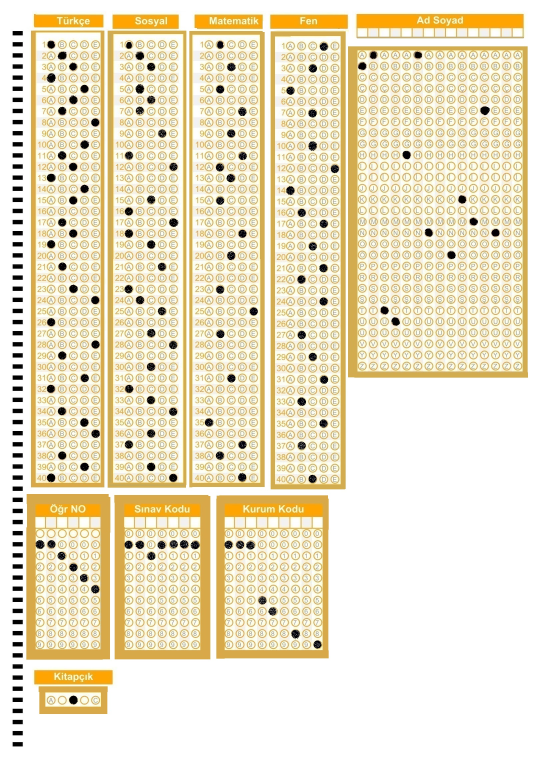
#> input picture v3/bionluk.jpg, 1653 x 2339 px (shown at 1/3 size)
$ python gosterme_olmadan.py
#> lines starting #> are read from the running program, lines starting #| are printed output that depends on the picture; after the words box and inside, x2 and y2 are one past the last pixel; in counts of white or black regions, pixels touching at a corner belong together
### v3/utils.py
# -*- coding: utf-8 -*-
"""
Created on Sun Jan 24 13:38:45 2021

@author: yazılım
"""


"""

utils

"""

import cv2

import numpy as np

## TO STACK ALL THE IMAGES IN ONE WINDOW
# [35 lines left out: function stackImages, not called in this run]

def reorder(myPoints):

    myPoints = myPoints.reshape((4, 2)) # REMOVE EXTRA BRACKET
    #print(myPoints)
    myPointsNew = np.zeros((4, 1, 2), np.int32) # NEW MATRIX WITH ARRANGED POINTS
    add = myPoints.sum(1)
    #print(add)
    #print(np.argmax(add))
    myPointsNew[0] = myPoints[np.argmin(add)]  #[0,0]
    myPointsNew[3] =myPoints[np.argmax(add)]   #[w,h]
    diff = np.diff(myPoints, axis=1)
    myPointsNew[1] =myPoints[np.argmin(diff)]  #[w,0]
    myPointsNew[2] = myPoints[np.argmax(diff)] #[h,0]
    #print(diff)

    return myPointsNew

def rectContour(contours):

    rectCon = []
    max_area = 0
    for i in contours:
        area = cv2.contourArea(i)
        #print(area)
        if area > 50:
            peri = cv2.arcLength(i, True)
            approx = cv2.approxPolyDP(i, 0.02 * peri, True)
            #print("koşeler:",len(approx))
            if len(approx) == 4:
                rectCon.append(i)
    #print(rectCon)
    rectCon = sorted(rectCon, key=cv2.contourArea,reverse=True)
    #print(len(rectCon))
    return rectCon

def getCornerPoints(cont):
    peri = cv2.arcLength(cont, True) # LENGTH OF CONTOUR
    approx = cv2.approxPolyDP(cont, 0.02 * peri, True) # APPROXIMATE THE POLY TO GET CORNER POINTS
    return approx

# [47 lines left out: functions splitBoxes, drawGrid, showAnswers, not called in this run]

### v3/gosterme_olmadan.py
# -*- coding: utf-8 -*-
"""
Created on Thu Jan 28 15:54:59 2021

@author: yazılım
"""


"""

Hepsi


"""


from imutils.perspective import four_point_transform
from imutils import contours
import numpy as np
import argparse
import imutils
import cv2
import utils


sozluk={"0":"a",
"1":"b",
"2":"c",
"3":"ç",
"4":"d",
"5":"e",
"6":"f",
"7":"g",
"8":"ğ",
"9":"h",
"10":"ı",
"11":"i",
"12":"j",
"13":"k",
"14":"l",
"15":"m",
"16":"n",
"17":"o",
"18":"ö",
"19":"p",
"20":"r",
"21":"s",
"22":"ş",
"23":"t",
"24":"u",
"25":"ü",
"26":"v",
"27":"y",
"28":"z"}


path = "bionluk.jpg"

heightImg = 700
widthImg  = 700

img= cv2.imread(path)
#> img is the input picture: shape (2339, 1653, 3); mean B, G, R 202.7, 228.6, 237.6

#hazırlık ^^^^^^^^^^^^
img= cv2.resize(img,(widthImg,heightImg))
#> img: shape (700, 700, 3)

imgContours = img.copy()
imgBiggestContours = img.copy()

imgGray = cv2.cvtColor(img,cv2.COLOR_BGR2GRAY)
imgBlur = cv2.GaussianBlur(imgGray,(5,5),1)
imgCanny = cv2.Canny(imgBlur,10,50)
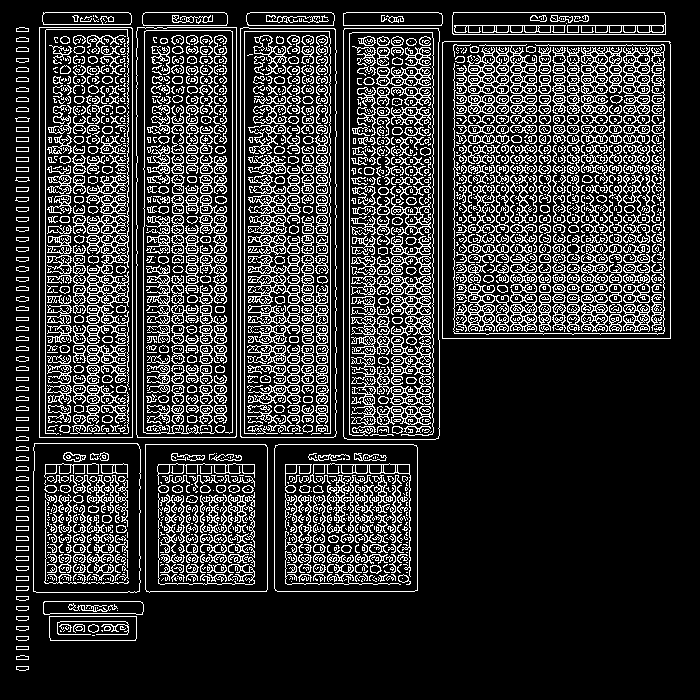
#> imgCanny: shape (700, 700); 19.3% white in thin lines or dots, all inside (x1, y1, x2, y2) = (15, 12, 671, 671)

contours, hierarchy = cv2.findContours(imgCanny,cv2.RETR_EXTERNAL,cv2.CHAIN_APPROX_NONE)
#> contours = 80 contours; largest, box (x1, y1, x2, y2) and area: (442, 41, 671, 339) 67713, (136, 27, 237, 438) 40946, (343, 28, 440, 440) 39142, (240, 27, 337, 438) 38928, (39, 27, 133, 438) 38130
cv2.drawContours(imgContours,contours,-1,(0,255,0),10)
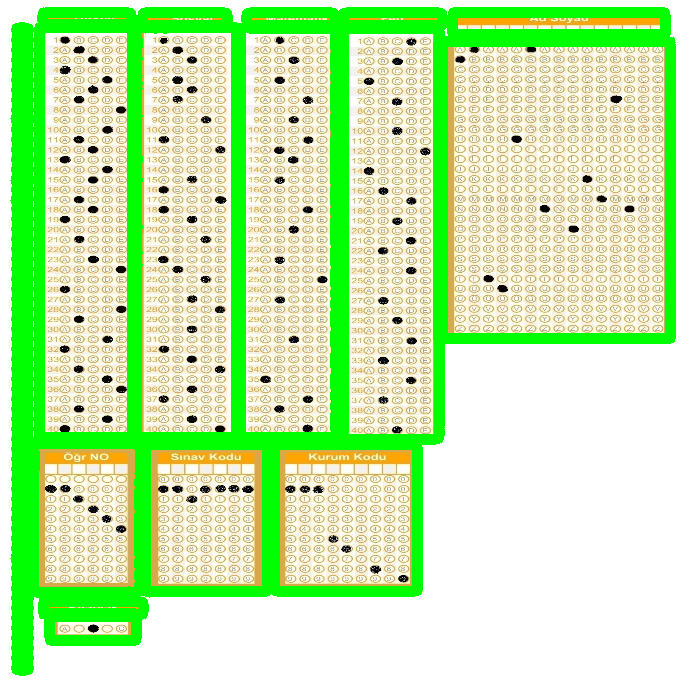
#> imgContours: shape (700, 700, 3); mean B, G, R 174.3, 237.4, 196.7
rectCon= utils.rectContour(contours)
#> the loop in rectContour, `for i in contours:` made 80 passes
#> (area, peri, approx) on passes 6, 9, 26, 27, 28, 69: (2084, 220.8, [[49, 616], [50, 640], [136, 638], [136, 616]]), (1206.5, 223.9, [[43, 602], [44, 614], [143, 611], [140, 601]]), (21003.5, 575.9, [[275, 445], [275, 590], [417, 590], [416, 445]]), (17929, 536.5, [[145, 444], [146, 591], [266, 591], [266, 445]]), (15803.5, 515.4, [[34, 443], [33, 591], [139, 591], [138, 444]]), (67713, 1049.7, [[442, 42], [442, 338], [670, 338], [670, 42]])
#> after the loop in rectContour, `for i in contours:`: rectCon = 15 contours; largest, box (x1, y1, x2, y2) and area: (442, 41, 671, 339) 67713, (136, 27, 237, 438) 40946, (343, 28, 440, 440) 39142, (240, 27, 337, 438) 38928, (39, 27, 133, 438) 38130

#cv2.imshow("gosterme paper", imgContours)
#cv2.waitKey(0)

#ad-soyad kısmı
biggestContour_1 = utils.getCornerPoints(rectCon[0])
#> in getCornerPoints, `peri = cv2.arcLength(cont, True)`: peri = 1049.7
#> in getCornerPoints, `approx = cv2.approxPolyDP(cont, 0.02 * peri, True)`: approx = [[442, 42], [442, 338], [670, 338], [670, 42]]
#> biggestContour_1 = [[442, 42], [442, 338], [670, 338], [670, 42]]
#sosyal kısmı
biggestContour_2 = utils.getCornerPoints(rectCon[1])
#> biggestContour_2 = [[137, 27], [136, 434], [235, 437], [236, 27]]
#fen kısmı
biggestContour_3=utils.getCornerPoints(rectCon[2])
#> biggestContour_3 = [[344, 28], [343, 436], [435, 439], [439, 31]]
#matematik
biggestContour_4=utils.getCornerPoints(rectCon[3])
#> biggestContour_4 = [[243, 27], [240, 436], [333, 437], [335, 29]]
#Türkçe kısmı
biggestContour_5=utils.getCornerPoints(rectCon[4])
#> biggestContour_5 = [[39, 27], [39, 437], [132, 437], [132, 28]]
#Kurum kodu
biggestContour_6=utils.getCornerPoints(rectCon[5])
#> biggestContour_6 = [[275, 445], [275, 590], [417, 590], [416, 445]]
#Sınav Kodu
biggestContour_7=utils.getCornerPoints(rectCon[6])
#> biggestContour_7 = [[145, 444], [146, 591], [266, 591], [266, 445]]
#ögr no
biggestContour_8=utils.getCornerPoints(rectCon[7])
#> biggestContour_8 = [[34, 443], [33, 591], [139, 591], [138, 444]]
#gereksiz
#biggestContour_9=utils.getCornerPoints(rectCon[8])
#Kitapçık
biggestContour_10=utils.getCornerPoints(rectCon[9])
#> biggestContour_10 = [[49, 616], [50, 640], [136, 638], [136, 616]]

#print(len(biggestContour))
#print(biggestContour)
#print(gradePoints)

cv2.drawContours(imgBiggestContours,biggestContour_1,-1,(0,255,0),20)
cv2.drawContours(imgBiggestContours,biggestContour_2,-1,(255,200,0),20)
cv2.drawContours(imgBiggestContours,biggestContour_3,-1,(100,255,0),20)
cv2.drawContours(imgBiggestContours,biggestContour_4,-1,(255,0,59),20)
cv2.drawContours(imgBiggestContours,biggestContour_5,-1,(45,255,79),20)
cv2.drawContours(imgBiggestContours,biggestContour_6,-1,(255,99,67),20)
cv2.drawContours(imgBiggestContours,biggestContour_7,-1,(89,255,98),20)
cv2.drawContours(imgBiggestContours,biggestContour_8,-1,(0,255,0),20)
#cv2.drawContours(imgBiggestContours,biggestContour_9,-1,(255,235,99),20)
cv2.drawContours(imgBiggestContours,biggestContour_10,-1,(0,255,0),20)


#cv2.imshow("gosterme paper", imgBiggestContours)
#cv2.waitKey(0)

"""

ad soyad


"""

imgBiggestContours = img.copy()

biggestContour_1 = utils.getCornerPoints(rectCon[0])

cv2.drawContours(imgBiggestContours,biggestContour_1,-1,(0,255,0),20)

biggestContour=utils.reorder(biggestContour_1)
#> in reorder, `myPoints = myPoints.reshape((4, 2))`: myPoints = [[442, 42], [442, 338], [670, 338], [670, 42]]
#> in reorder, `add = myPoints.sum(1)`: add = [484, 780, 1008, 712]
#> in reorder, `diff = np.diff(myPoints, axis=1)`: diff = [-400, -104, -332, -628]
#> biggestContour = [[442, 42], [670, 42], [442, 338], [670, 338]]


#cv2.imshow("gosterme paper", imgBiggestContours)
#cv2.waitKey(0)


heightImg = 860
widthImg  = 400
#imgBiggestContours = cv2.resize(imgBiggestContours, (heightImg, widthImg))


pt1= np.float32(biggestContour)
#> pt1 = [[442, 42], [670, 42], [442, 338], [670, 338]]
pt2 = np.float32([[0,0],[widthImg,0],[0,heightImg],[widthImg,heightImg]])
matrix = cv2.getPerspectiveTransform(pt1,pt2)
#> matrix = [[1.75, 1.15e-16, -775.4], [-2.12e-17, 2.91, -122], [-2.17e-19, 2.4e-19, 1]]
imgWarpColored= cv2.warpPerspective(img,matrix,(widthImg,heightImg))

#cv2.imshow("cropped", imgWarpColored)
#cv2.waitKey(0)


gray = cv2.cvtColor(imgWarpColored, cv2.COLOR_BGR2GRAY)
crop_img = gray[10:840, 20:390]
#cv2.imshow("cropped", crop_img)
#cv2.waitKey(0)


docCnt = None
#crop_img=four_point_transform(crop_img, docCnt.reshape(4, 2))
thresh = cv2.threshold(crop_img, 0, 255,
	cv2.THRESH_BINARY_INV | cv2.THRESH_OTSU)[1]
#> thresh: shape (830, 370); 32% white; 638 white regions (183 under 20 px), largest, box (x1, y1, x2, y2) and area: (348, 0, 370, 830) 7003, (0, 0, 22, 830) 5620, (274, 142, 297, 170) 450

#bu kısımda kesme işlemi yapabilirsin ad ve soyad için

#thresh = cv2.resize(thresh, (199, 1363))


#cv2.imshow("gosterme", thresh)                            # Show image

##cv2.imshow("gosterme paper", imgBiggestContours)
#cv2.waitKey(0)


threshd = cv2.resize(thresh, (1500, 2900))
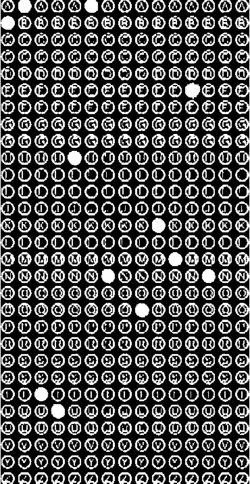
#> threshd: shape (2900, 1500) (shown at 1/6 size); min 0, max 255, mean 81.6

#cv2.imshow("gosterme", threshd)                            # Show image

##cv2.imshow("gosterme paper", imgBiggestContours)
#cv2.waitKey(0)


def splitBoxes(img):

    rows = np.hsplit(img,15)
#> rows = 15 items
    boxes =[]
    for r in rows:
        cols = np.vsplit(r,29)
        for box in cols:
            boxes.append(box)
#> this loop made 15 passes
#> after the loop, boxes = 435 items
            ##cv2.imshow("split",box)
            ##cv2.waitKey(0)
    return boxes

boxes=splitBoxes(threshd)
#> boxes = 435 items
# [9 lines of commented-out code are left out]

myPixelVal=np.zeros((15,29))

countC=0
countR=0

for image in boxes:
    totalPixels = cv2.countNonZero(image)
    myPixelVal[countC][countR]=totalPixels
    countR +=1
    if (countR==29):countC +=1 ;countR=0
#> this loop made 435 passes
#> totalPixels on passes 1 to 8: 4816, 6569, 4936, 4910, 4991, 5144, 4842, 5346
#> after the loop, countC = 15; countR = 0
#print(myPixelVal)
#şimdi burada 1000 altındakileri alma beynim yandı sabah devam etcem
"""

Ne yaptım şimdi sonuç tamam
isim çıkarcaz bu da uzun olcak mantığını kavra ve 1000 altındakileri alma dikkat et uyudum ben iyi geceler
video 1:10:34 kaldın


"""
myIndex= []
harfler=[]
for x in range (0,15):
    arr=myPixelVal[x]
    #print("arr",arr)
    arr==np.amax(arr)
    kontrol_veri=arr[0]
    if kontrol_veri >= 4000:
        myIndexVal=np.where(arr==np.amax(arr))
        #print(myIndexVal[0])
        harfler.append(myIndexVal[0][0])
#> this loop made 15 passes
#> (kontrol_veri, myIndexVal) on passes 1 to 8: (4816, ([1],)), (6016, ([0],)), (4245, ([23],)), (4427, ([24],)), (4170, ([9],)), (6078, ([0],)), (4343, ([16],)), (4521, ([1],))
#> after the loop, harfler = [1, 0, 23, 24, 9, 0, 16, 1, 18, 13, 15, 5, 16, 15, 15]

adi_soyadi=[]
for i in range (0,len(harfler)):
    #print(i)
    haf_bul=harfler[i]

    adi_soyadi.append(sozluk[str(haf_bul)])
#> this loop made 15 passes
#> haf_bul on passes 1 to 8: 1, 0, 23, 24, 9, 0, 16, 1
#> after the loop, adi_soyadi = ['b', 'a', 't', 'u', 'h', 'a', 'n', 'b', 'ö', 'k', 'm', 'e', 'n', 'm', 'm']
print(adi_soyadi)
#| ['b', 'a', 't', 'u', 'h', 'a', 'n', 'b', 'ö', 'k', 'm', 'e', 'n', 'm', 'm']


"""


kurum kodu


"""

imgBiggestContours = img.copy()

biggestContour_6=utils.getCornerPoints(rectCon[5])
cv2.drawContours(imgBiggestContours,biggestContour_6,-1,(255,99,67),20)
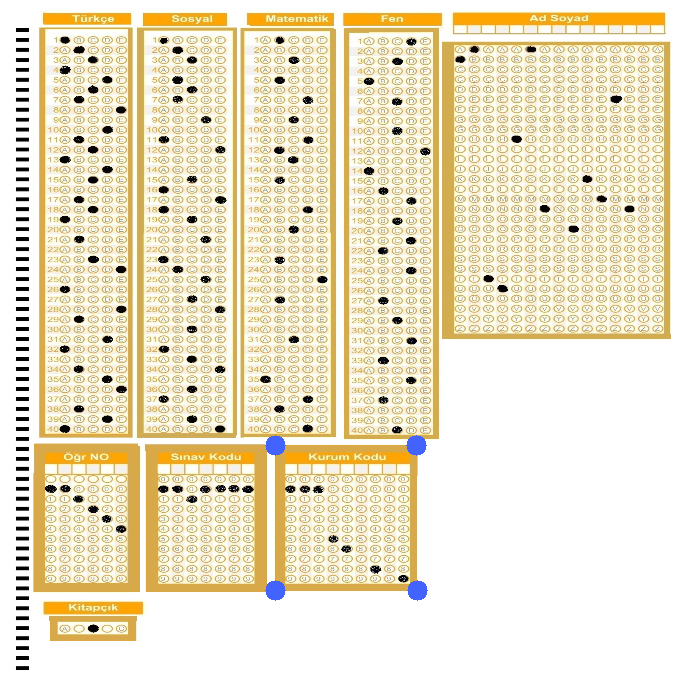
#> imgBiggestContours: shape (700, 700, 3); mean B, G, R 203, 228.4, 237.2


biggestContour=utils.reorder(biggestContour_6)
#> biggestContour = [[275, 445], [416, 445], [275, 590], [417, 590]]


#cv2.imshow("gosterme paper", imgBiggestContours)
#cv2.waitKey(0)


heightImg = 860
widthImg  = 400
#imgBiggestContours = cv2.resize(imgBiggestContours, (heightImg, widthImg))


pt1= np.float32(biggestContour)
#> pt1 = [[275, 445], [416, 445], [275, 590], [417, 590]]
pt2 = np.float32([[10,0],[widthImg,0],[0,heightImg],[widthImg,heightImg]])
#> pt2 = [[10, 0], [400, 0], [0, 860], [400, 860]]
matrix = cv2.getPerspectiveTransform(pt1,pt2)
#> matrix = [[2.62, -0.0653, -682.1], [-1.28e-15, 5.52, -2455.3], [0, -0.000118, 1]]
imgWarpColored= cv2.warpPerspective(img,matrix,(widthImg,heightImg))
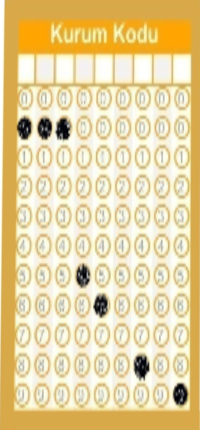
#> imgWarpColored: shape (860, 400, 3) (shown at 1/2 size); mean B, G, R 160, 210.6, 230.2

#cv2.imshow("cropped", imgWarpColored)
#cv2.waitKey(0)


gray = cv2.cvtColor(imgWarpColored, cv2.COLOR_BGR2GRAY)
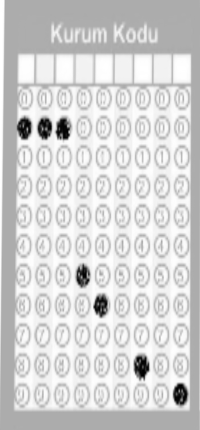
#> gray: shape (860, 400) (shown at 1/2 size); min 1, max 255, mean 210.7
crop_img = gray[170:810, 33:380]
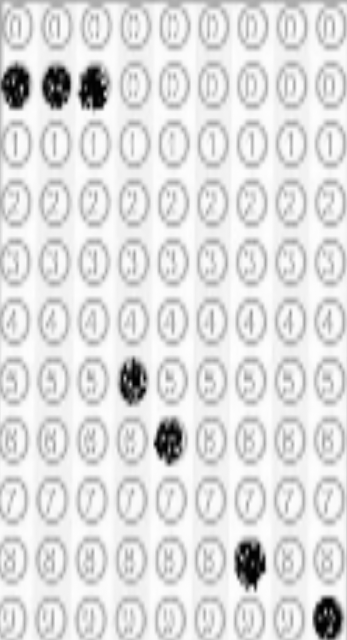
#> crop_img: shape (640, 347); min 1, max 254, mean 222
#cv2.imshow("cropped", crop_img)
#cv2.waitKey(0)


docCnt = None
#crop_img=four_point_transform(crop_img, docCnt.reshape(4, 2))
thresh = cv2.threshold(crop_img, 0, 255,
	cv2.THRESH_BINARY_INV | cv2.THRESH_OTSU)[1]
#> thresh: shape (640, 347); 3.1% white; 7 white regions, largest, box (x1, y1, x2, y2) and area: (235, 541, 266, 590) 1113, (313, 597, 343, 640) 1012, (0, 63, 30, 109) 991

#bu kısımda kesme işlemi yapabilirsin ad ve soyad için

#thresh = cv2.resize(thresh, (199, 1363))


#cv2.imshow("gosterme", thresh)                            # Show image

##cv2.imshow("gosterme paper", imgBiggestContours)
#cv2.waitKey(0)


threshd = cv2.resize(thresh, (900, 1100))
#> threshd: shape (1100, 900)
#> (the rest of the program and of its run is left out)
